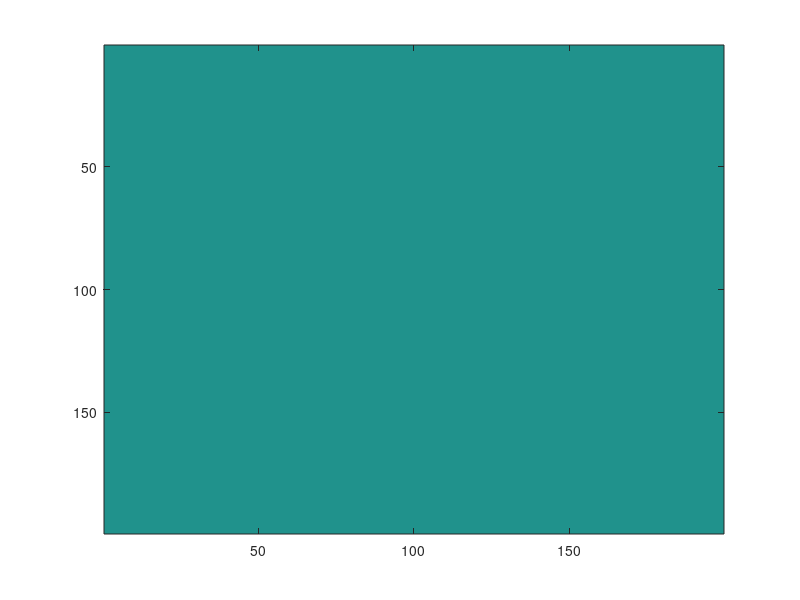

Write MATLAB code to recreate this figure. (Note: this script raises an error after producing the figure.)
% Langton's ant 2 or 3-D
dims = 2;
b_size = 200-1;
board = zeros(repmat(b_size, 1, dims), 'uint8');

close all
f = figure(); set(f, 'windowstyle', 'docked')
%% rotations and image
if dims == 2
    % rot
    rotx = @(t) [0,t;-t,0];
    ori = [-1,0];
    % image
    H = imagesc(255-board);
    H.CDataMapping = 'direct';
    colormap bone
elseif dims == 3
    %rot
    ori = [-1,0,0;0,1,0;0,0,1];
    directions = 'xyz';
    % image
end

%%



%for 3d plot with one arrray?

%% ant setup
ant_place = num2cell(repmat(0.5*(b_size+1), 1, dims));
ant_direction = ori(1,:);
%% setup is done!
while 1

    board(ant_place{:}) = mod(board(ant_place{:}), dims*2-2)+1;
    ant_place = num2cell([ant_place{:}] + ant_direction);
    try
        which_turn = board(ant_place{:});
    catch
        disp('ant is out of bounds')
        return
    end
    if dims == 2
        switch which_turn
            case 1
                ant_direction = ant_direction*rotx(1);
            otherwise
                ant_direction = ant_direction*rotx(-1);
        end
        set(H, 'CData', 255-(255./(dims*2-2))*board);
        drawnow
    elseif dims == 3
        switch which_turn
            case 1
                ori = ori*rotz(-1); % preserve back direction
            case 2
                ori = ori*roty(-1); % preserve righthand direction
            case 3
                ori = ori*roty(1); % preserve righthand direction
            otherwise
                ori = ori*rotz(1); % preserve back direction
        end
        ant_direction = ori(1,:);
    end


end

function mat = rotant3d(deg, axi)
switch axi
    case 'x'
        mat = [1 0 0; 0 0 -deg ; 0 deg 0];
    case 'y'
        mat = [0 0 deg ; 0 1 0 ; -deg 0  0];
    case 'z'
        mat = [0 -deg 0 ; deg 0 0 ; 0 0 1];
end


end